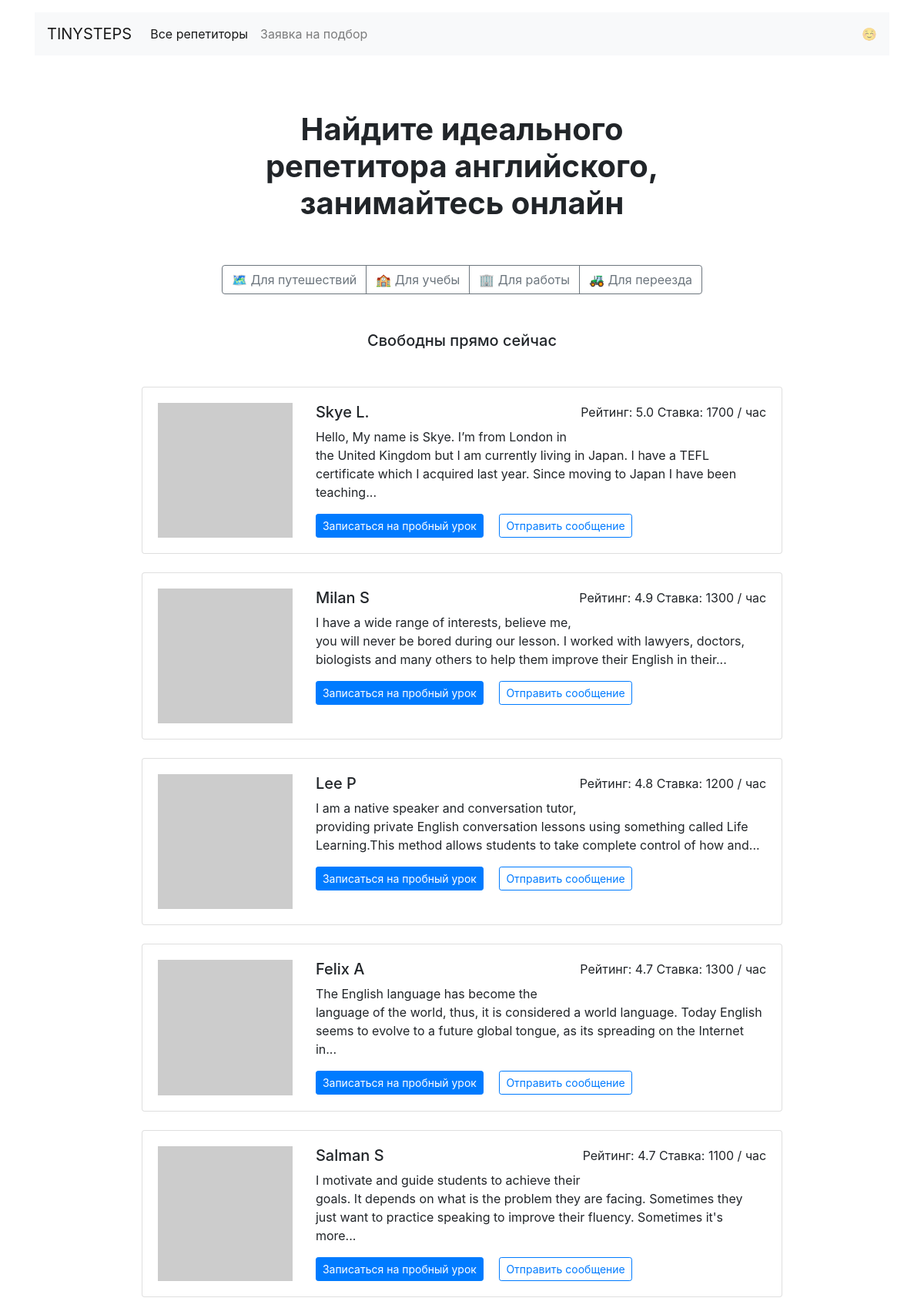
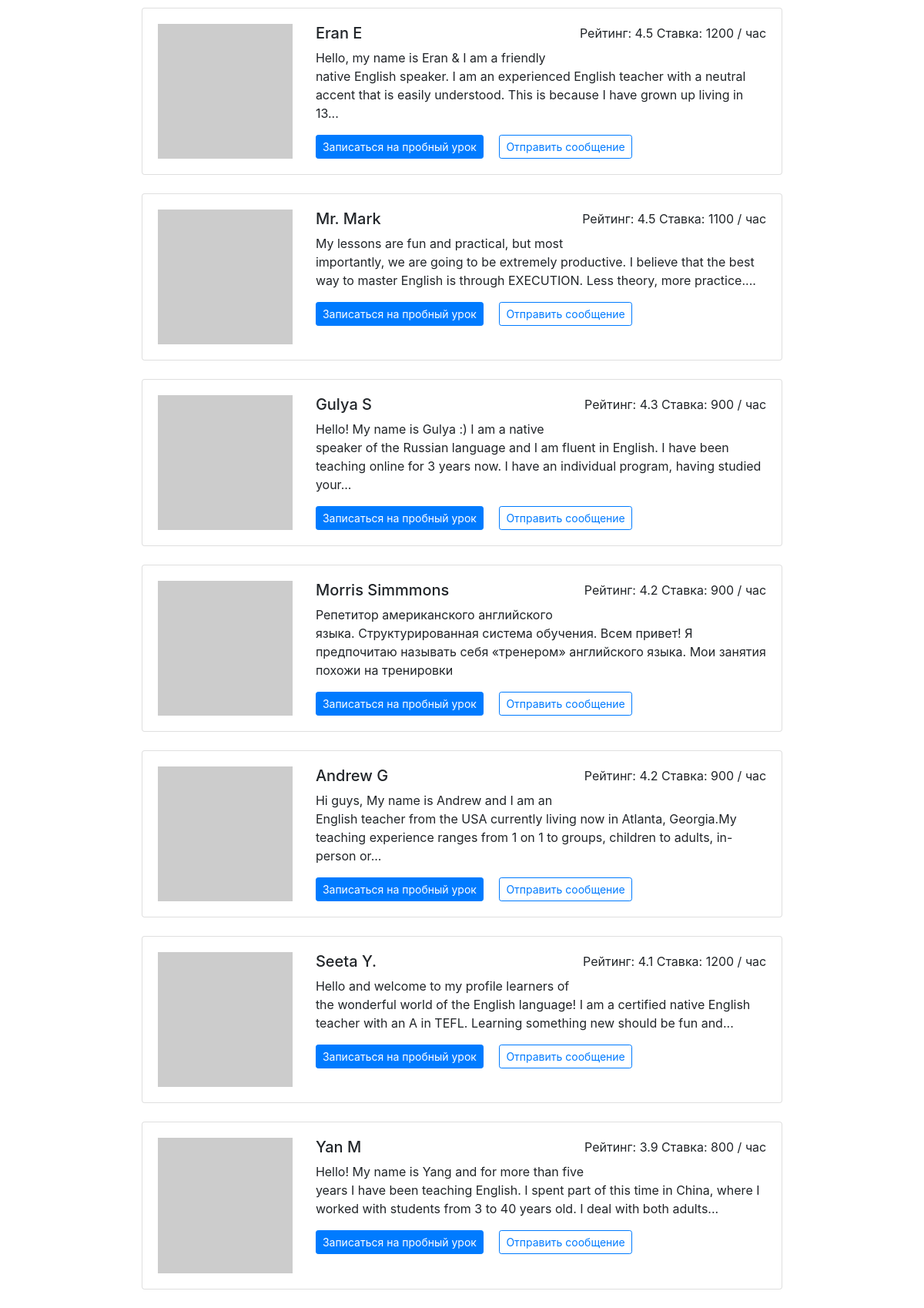
The page / on the database its author committed (2 pictures, top to bottom).
### app/models.py (models this page shows)
class Goal(db.Model):
    __tablename__ = 'goals'
    id = db.Column(db.Integer, primary_key=True)
    title = db.Column(db.String(100), unique=True, nullable=False)
    slug = db.Column(db.String(50), unique=True, nullable=False)
    requests = db.relationship('Request', back_populates='goal')
    teachers = db.relationship(
       'Teacher',
       secondary=teachers_goals_association,
       back_populates='goals'
    )

class Teacher(db.Model):
    __tablename__ = 'teachers'
    id = db.Column(db.Integer, primary_key=True)
    fullname = db.Column(db.String(120), nullable=False)
    about = db.Column(db.String(2000), nullable=False)
    rating = db.Column(db.Float, default=0.0)
    picture = db.Column(db.String(1000))
    price = db.Column(db.Integer, nullable=False)
    schedule = db.Column(db.JSON, nullable=False)
    bookings = db.relationship('Booking', back_populates='teacher')
    goals = db.relationship(
        'Goal',
        secondary=teachers_goals_association,
        back_populates='teachers'
    )

### app/routes.py (the view)
@app.route('/')
def main():
    teachers = db.session.query(Teacher).order_by(Teacher.rating.desc())
    goals = db.session.query(Goal).all()
    context = {
        'teachers': teachers,
        'goals': goals,
        'emoji': EMOJI
    }
    return render_template('index.html', **context)

### app/templates/index.html
{% extends "base.html" %}
{% block content %}
<h2 class="h1 text-center w-50 mx-auto mt-4 py-5"><strong>Найдите идеального репетитора английского, занимайтесь
        онлайн</strong></h2>
<div class="text-center mb-5">
    <div class="btn-group mx-auto mb-0" role="group" aria-label="Basic example">
        {% for goal in goals %}
        <a class="btn btn-outline-secondary" href="{{ url_for('goal', goal_slug=goal.slug) }}">
            {% if emoji.get(goal.slug) %}
            {{ emoji.get(goal.slug) }} {{ goal.title }}
            {% else %}
            {{ goal.title }}
            {% endif %}
        </a>
        {% endfor %}
    </div>
</div>
<h5 class="text-center mb-5">Свободны прямо сейчас</h5>
<div class="w-75 m-auto">
    {% include "cards/teacher_list.html" %}
</div>
{% endblock %}

### app/templates/base.html (shortened to what this page needs)
<!DOCTYPE html>
<html lang="en">
<head>
    <link rel="stylesheet" href="https://stackpath.bootstrapcdn.com/bootstrap/4.3.1/css/bootstrap.min.css"
>
</head>
<body>
    <div class="container mt-3">
        <nav class="navbar navbar-expand-lg navbar-light bg-light">
            <a class="navbar-brand" href="{{ url_for('main') }}">TINYSTEPS</a>
            <div class="collapse navbar-collapse" id="navbarNav">
                <ul class="navbar-nav">
                    <li class="nav-item active">
                        <a class="nav-link" href="{{ url_for('main') }}">Все репетиторы</a>
                    </li>
                    <li class="nav-item">
                        <a class="nav-link" href="{{ url_for('teacher_selection') }}">Заявка на подбор</a>
                    </li>
                </ul>
            </div>
            <span class="navbar-text">
                ☺️
            </span>
        </nav>
        {% block content %}
        {% endblock %}
    </div>
</body>
</html>

### app/templates/cards/teacher_list.html
{% block teacher_list %}
{% for teacher in teachers %}
<div class="card mb-4">
    <div class="card-body">
        <div class="row">
            {% if teacher.picture %}
            <div class="col-3"><img src="{{ teacher.picture }}" class="img-fluid"></div>
            {% else %}
            <div class="col-3"><img src="https://hyiproom.net/images/no_avatar.svg" class="img-fluid"></div>
            {% endif %}
            <div class="col-9">
                <p class="float-right">Рейтинг: {{ teacher.rating }} Ставка: {{ teacher.price }} / час</p>
                <h5>{{ teacher.fullname }}</h5>
                <p>{{ teacher.about|truncate(200) }}</p>
                <a href="{{ url_for('profile', teacher_id=teacher.id) }}" class="btn btn-primary btn-sm mr-3">Записаться
                    на пробный урок</a>
                <a href="{{ url_for('message', teacher_id=teacher.id) }}"
                    class="btn btn-outline-primary btn-sm">Отправить сообщение</a>
            </div>
        </div>
    </div>
</div>
{% endfor %}
{% endblock %}

### rows shown on the page
Goal: get "🗺", title "Для путешествий"
Goal: get "🏫", title "Для учебы"
Goal: get "🏢", title "Для работы"
Goal: get "🚜", title "Для переезда"
Teacher: rating "5.0", price "1700", fullname "Skye L.", about "Hello, My name is Skye. I’m from London in the United Kingdom but I am currently living in Japan. I have a TEFL certificate which I acquired last year. Since moving to Japan I have been teaching..."
Teacher: rating "4.9", price "1300", fullname "Milan S", about "I have a wide range of interests, believe me, you will never be bored during our lesson. I worked with lawyers, doctors, biologists and many others to help them improve their English in their..."
Teacher: rating "4.8", price "1200", fullname "Lee P", about "I am a native speaker and conversation tutor, providing private English conversation lessons using something called Life Learning.This method allows students to take complete control of how and..."
Teacher: rating "4.7", price "1300", fullname "Felix A", about "The English language has become the language of the world, thus, it is considered a world language. Today English seems to evolve to a future global tongue, as its spreading on the Internet in..."
Teacher: rating "4.7", price "1100", fullname "Salman S", about "I motivate and guide students to achieve their goals. It depends on what is the problem they are facing. Sometimes they just want to practice speaking to improve their fluency. Sometimes it's more..."
Teacher: rating "4.5", price "1200", fullname "Eran E", about "Hello, my name is Eran & I am a friendly native English speaker. I am an experienced English teacher with a neutral accent that is easily understood. This is because I have grown up living in 13..."
Teacher: rating "4.5", price "1100", fullname "Mr. Mark", about "My lessons are fun and practical, but most importantly, we are going to be extremely productive. I believe that the best way to master English is through EXECUTION. Less theory, more practice...."
Teacher: rating "4.3", price "900", fullname "Gulya S", about "Hello! My name is Gulya :) I am a native speaker of the Russian language and I am fluent in English. I have been teaching online for 3 years now. I have an individual program, having studied your..."
Teacher: rating "4.2", price "900", fullname "Morris Simmmons", about "Репетитор американского английского языка. Структурированная система обучения. Всем привет! Я предпочитаю называть себя «тренером» английского языка. Мои занятия похожи на тренировки"
Teacher: rating "4.2", price "900", fullname "Andrew G", about "Hi guys, My name is Andrew and I am an English teacher from the USA currently living now in Atlanta, Georgia.My teaching experience ranges from 1 on 1 to groups, children to adults, in-person or..."
Teacher: rating "4.1", price "1200", fullname "Seeta Y.", about "Hello and welcome to my profile learners of the wonderful world of the English language! I am a certified native English teacher with an A in TEFL. Learning something new should be fun and..."
Teacher: rating "3.9", price "800", fullname "Yan M", about "Hello! My name is Yang and for more than five years I have been teaching English. I spent part of this time in China, where I worked with students from 3 to 40 years old. I deal with both adults..."
